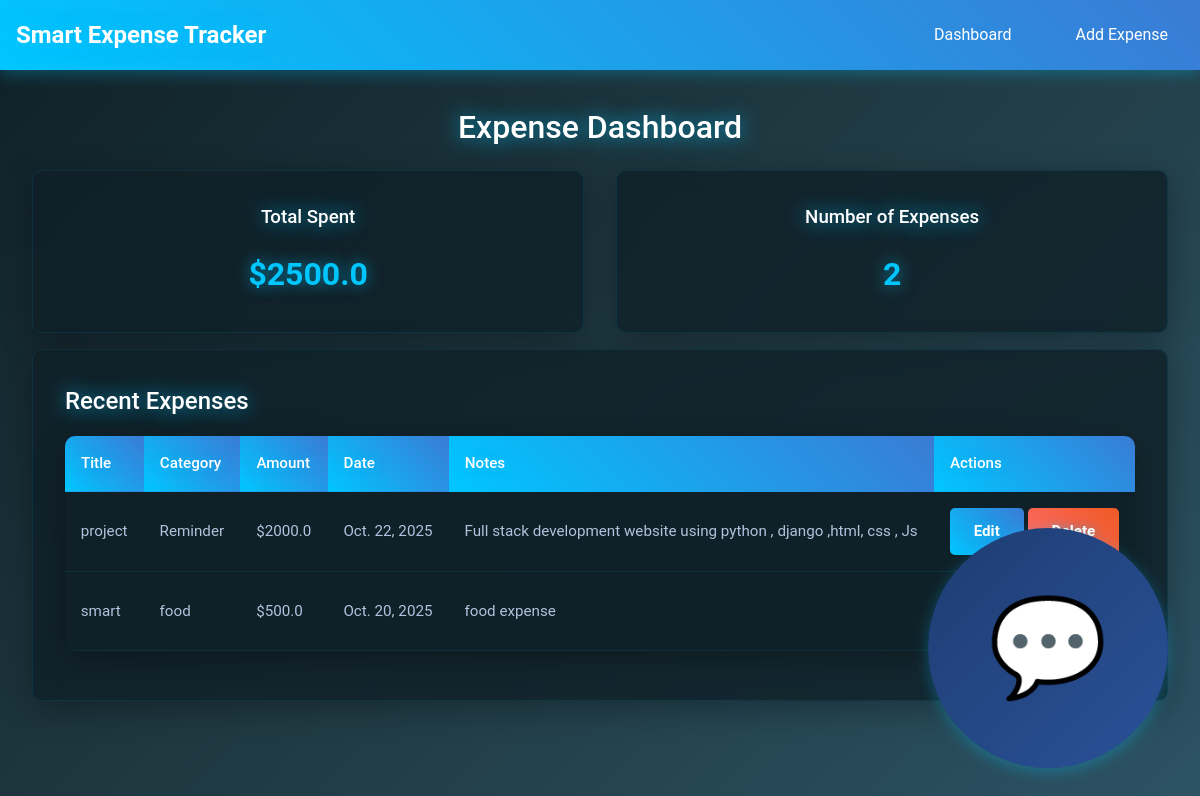
Before: / with the older database file.
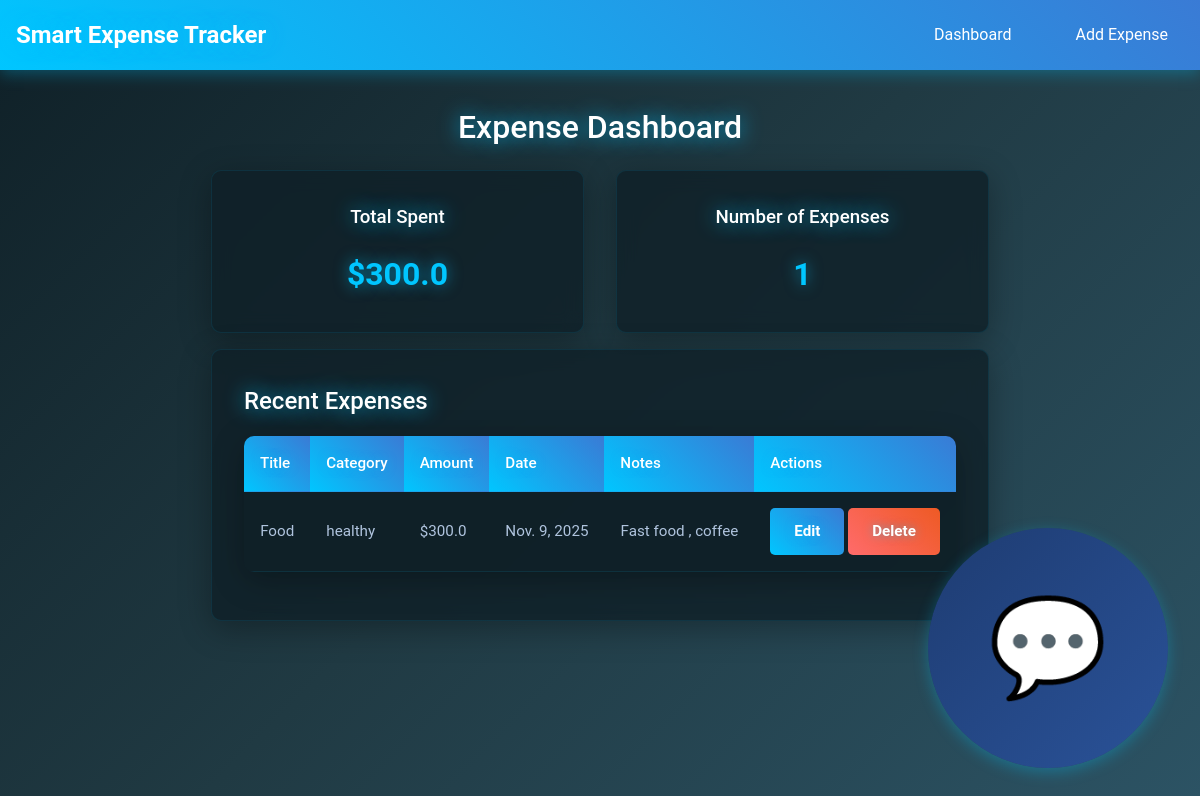
After: the same page with the newer database file.
### smart_trackerapp/models.py (models this page shows, shortened)
class  smart(models.Model):
    title  = models.CharField(max_length=100)
    category = models.CharField(max_length=50)
    amount  = models.FloatField()
    date = models.DateField()
    notes = models.TextField(blank=True, null=True)

### smart_trackerapp/views.py (the view)
# urls.py: path('', views.dashboard, name='index'),
def dashboard(request):
    expenses = smart.objects.all().order_by("-date")
    total = sum(s.amount for s in expenses)
    return render(request, "dashboard.html", {"expenses": expenses, "total": total})

### smart_trackerapp/templates/dashboard.html (shortened to what this page needs)
{% extends 'index.html' %}
{% load static %}
{% block content %}
<div class="main-content">
    <h1>Expense Dashboard</h1>
    <div class="dashboard">
        <div class="dashboard-card">
            <h3>Total Spent</h3>
            <div class="amount">${{ total }}</div>
        </div>
        <div class="dashboard-card">
            <h3>Number of Expenses</h3>
            <div class="amount">{{ expenses|length }}</div>
        </div>
    </div>
    <div class="card">
        <h2>Recent Expenses</h2>
        <table class="table">
            <thead>
                <tr>
                    <th>Title</th>
                    <th>Category</th>
                    <th>Amount</th>
                    <th>Date</th>
                    <th>Notes</th>
                    <th>Actions</th>
                </tr>
            </thead>
            <tbody>
                {% for exp in expenses %}
                <tr>
                    <td>{{ exp.title }}</td>
                    <td>{{ exp.category }}</td>
                    <td>${{ exp.amount }}</td>
                    <td>{{ exp.date }}</td>
                    <td>{{ exp.notes }}</td>
                    <td>
                        <a href="{% url 'edit_expense' exp.id %}" class="btn">Edit</a>
                        <a href="{% url 'delete_expense' exp.id %}" class="btn btn-danger" onclick="return confirm('Are you sure you want to delete this expense?')">Delete</a>
                    </td>
                </tr>
                {% endfor %}
            </tbody>
        </table>
    </div>
</div>
<div class="ai-chat">
    <div id="ai-chat-icon" class="ai-chat-icon">💬</div>
</div>
{% endblock %}

### smart_trackerapp/templates/index.html (shortened to what this page needs)
{% load static %}
<!DOCTYPE html>
<html lang="en">
<head>
    <link rel="stylesheet" href="{% static 'css/style.css' %}">
</head>
<body>
    <nav class="navbar">
        <div class="container">
            <a class="navbar-brand" href="{% url 'index' %}">Smart Expense Tracker</a>
            <ul class="navbar-nav">
                <li><a href="{% url 'dashboard' %}">Dashboard</a></li>
                <li><a href="{% url 'add_expense' %}">Add Expense</a></li>
            </ul>
        </div>
    </nav>
    <div class="container mt-4">
        {% block content %}
        {% endblock %}
    </div>
</body>
</html>

### smart_trackerapp/static/css/style.css (style rules this page uses)
* { margin: 0; padding: 0; box-sizing: border-box; }
body { font-family: 'Roboto', 'Segoe UI', Tahoma, Geneva, Verdana, sans-serif; font-size: 16px; line-height: 1.6; background: linear-gradient(135deg, #0f2027, #203a43, #2c5364); color: #b0c4de; min-height: 100vh; display: flex; flex-direction: column; overflow-x: hidden; }
h1, h2, h3, h4, h5, h6 { color: #ffffff; text-shadow: 0 0 20px rgba(0, 198, 255, 0.8); margin-bottom: 1rem; font-family: 'Roboto', 'Segoe UI', Tahoma, Geneva, Verdana, sans-serif; font-weight: 500; }
.container { max-width: 1200px; margin: 0 auto; padding: 0 1rem; flex: 1; }
.main-content { display: flex; flex-direction: column; align-items: center; padding: 2rem 0; }
.navbar { background: linear-gradient(45deg, #00c6ff, #3a7bd5); padding: 1rem 0; box-shadow: 0 4px 15px rgba(0, 198, 255, 0.3); position: sticky; top: 0; z-index: 100; transition: all 0.3s ease; }
.navbar .container { display: flex; justify-content: space-between; align-items: center; }
.navbar-brand { font-size: 1.5rem; font-weight: bold; color: #ffffff; text-decoration: none; text-shadow: 0 0 20px rgba(0, 198, 255, 0.8); }
.navbar-nav { display: flex; list-style: none; }
.navbar-nav li { margin-left: 2rem; }
.navbar-nav a { color: #ffffff; text-decoration: none; padding: 0.5rem 1rem; border-radius: 5px; transition: all 0.3s ease; }
.card { background: rgba(15, 32, 39, 0.8); border-radius: 10px; padding: 2rem; margin: 1rem 0; box-shadow: 0 8px 32px rgba(0, 0, 0, 0.3); backdrop-filter: blur(10px); border: 1px solid rgba(0, 198, 255, 0.1); animation: sliceReveal 0.6s ease-out; transition: all 0.3s ease; }
.btn { background: linear-gradient(45deg, #00c6ff, #3a7bd5); color: #ffffff; border: none; padding: 0.75rem 1.5rem; border-radius: 5px; cursor: pointer; font-weight: bold; text-decoration: none; display: inline-block; transition: all 0.3s ease; text-shadow: 0 0 10px rgba(0, 198, 255, 0.5); }
.btn-danger { background: linear-gradient(45deg, #ff6b6b, #ee5a24); }
.table { width: 100%; border-collapse: collapse; margin: 1rem 0; background: rgba(15, 32, 39, 0.8); border-radius: 10px; overflow: hidden; box-shadow: 0 8px 32px rgba(0, 0, 0, 0.3); font-family: 'Roboto', 'Segoe UI', Tahoma, Geneva, Verdana, sans-serif; font-size: 0.95rem; line-height: 1.5; }
.table th, .table td { padding: 1rem; text-align: left; border-bottom: 1px solid rgba(0, 198, 255, 0.1); font-family: 'Roboto', 'Segoe UI', Tahoma, Geneva, Verdana, sans-serif; font-weight: 400; }
.table th { background: linear-gradient(45deg, #00c6ff, #3a7bd5); color: #ffffff; font-weight: 500; text-shadow: 0 0 10px rgba(0, 198, 255, 0.5); font-family: 'Roboto', 'Segoe UI', Tahoma, Geneva, Verdana, sans-serif; }
.table tbody tr { animation: fadeIn 0.5s ease-out; transition: all 0.3s ease; }
.dashboard { display: grid; grid-template-columns: repeat(auto-fit, minmax(300px, 1fr)); gap: 2rem; width: 100%; max-width: 1200px; }
.dashboard-card { background: rgba(15, 32, 39, 0.8); border-radius: 10px; padding: 2rem; text-align: center; box-shadow: 0 8px 32px rgba(0, 0, 0, 0.3); backdrop-filter: blur(10px); border: 1px solid rgba(0, 198, 255, 0.1); animation: sliceReveal 0.6s ease-out; transition: all 0.3s ease; }
.dashboard-card h3 { margin-bottom: 1rem; color: #ffffff; text-shadow: 0 0 20px rgba(0, 198, 255, 0.8); font-family: 'Roboto', 'Segoe UI', Tahoma, Geneva, Verdana, sans-serif; font-weight: 500; }
.dashboard-card .amount { font-size: 2rem; font-weight: bold; color: #00c6ff; text-shadow: 0 0 15px rgba(0, 198, 255, 0.6); font-family: 'Roboto', 'Segoe UI', Tahoma, Geneva, Verdana, sans-serif; }
.ai-chat { position: fixed; bottom: 2rem; right: 2rem; z-index: 1000; }
.ai-chat-icon { width: 240px; height: 240px; background: linear-gradient(135deg, #1e3c72, #2a5298); border-radius: 50%; display: flex; align-items: center; justify-content: center; cursor: pointer; box-shadow: 0 4px 15px rgba(0, 198, 255, 0.3); transition: all 0.3s ease; animation: glow 2s ease-in-out infinite alternate; font-size: 6rem; }

Changed rows visible on the page:
removed smart: title "project", category "Reminder", amount "2000.0", date "Oct. 22, 2025", notes "Full stack development website using python , django ,html, css , Js"
changed smart: title "smart" → "Food"; category "food" → "healthy"; amount "500.0" → "300.0"; date "Oct. 20, 2025" → "Nov. 9, 2025"; notes "food expense" → "Fast food , coffee"
Other visible differences:
{{ total }}: "2500.0" → "300.0"
{{ expenses|length }}: "2" → "1"
